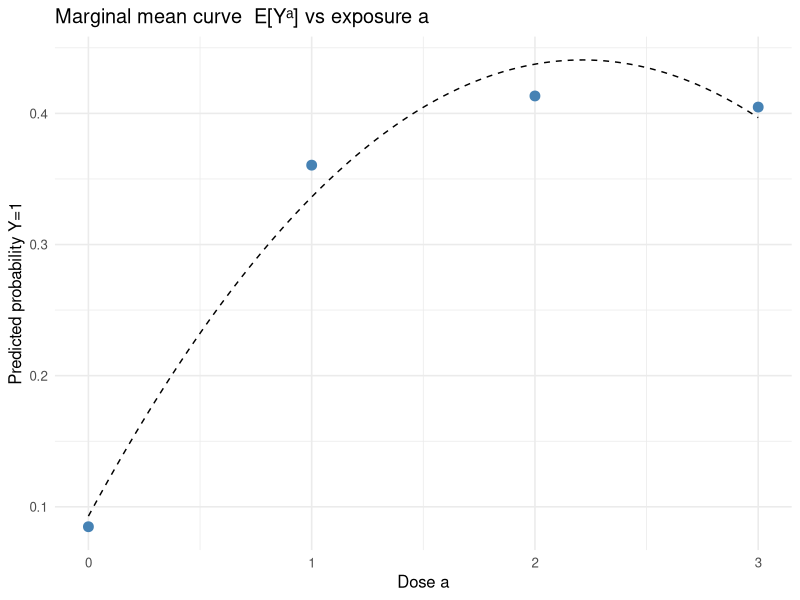

Reproduce this figure in R.
#############################################################
#  Practice-problem 4  •  Marginal Structural Model (MSM)
#  ---------------------------------------------------------
#  – Binary outcome  Y
#  – Discrete dose   A ∈ {0,1,2,3}
#  – Two baseline covariates W1, W2
#  – Flexible outcome model = random forest
#############################################################

# -------- 0.  Packages -------------------------------------------------------
# install.packages(c("randomForest", "ggplot2", "dplyr"))  # once only
library(randomForest)   # flexible learner
library(ggplot2)        # plots
library(dplyr)          # pipes / mutate

set.seed(123)           # reproducible

# -------- 1.  Simulate a data set -------------------------------------------
n  <- 4000                          # sample size (large to reduce noise)

W1 <- rbinom(n, 1, 0.5)             # binary risk factor
W2 <- rnorm(n, 0, 1)                # continuous risk factor
A  <- sample(0:3, n, replace = TRUE)  # exposure dose 0-3

# True probability  P(Y=1 | A, W)
logit_p <- -2            +  1.4*A      - 0.3*A^2 +   # quadratic in A
  1.0*W1        +  0.8*W2                    # baseline risk
pY       <- 1 / (1 + exp(-logit_p))
Y        <- rbinom(n, 1, pY)

dat <- data.frame(Y = factor(Y), A, W1, W2)

# -------- 2.  Fit a flexible outcome model ----------------------------------
rf_fit <- randomForest(Y ~ A + W1 + W2, data = dat, ntree = 50)

# -------- 3.  Counterfactual mean for each a = 0,1,2,3 ----------------------
a_grid <- 0:3

cf_means <- sapply(a_grid, function(a_val) {
  # copy original data but set EVERYONE's A = a_val
  tmp <- dat
  tmp$A <- a_val
  # predict P(Y=1) for each person, then average
  mean( predict(rf_fit, newdata = tmp, type = "prob")[, "1"] )
})

cf_tbl <- data.frame(A = a_grid, EY = cf_means)

# -------- 4.  Fit the quadratic MSM  E[Yᵃ] = β0 + β1 a + β2 a² --------------
msm_fit <- lm(EY ~ A + I(A^2), data = cf_tbl)
coef(msm_fit)

# -------- 5.  Plot: dots = cf means, curve = fitted MSM ---------------------
ggplot(cf_tbl, aes(A, EY)) +
  geom_point(size = 3, colour = "steelblue") +
  stat_function(fun = function(x)
    coef(msm_fit)[1] + coef(msm_fit)[2]*x + coef(msm_fit)[3]*x^2,
    linetype = "dashed") +
  labs(title = "Marginal mean curve  E[Yᵃ] vs exposure a",
       x = "Dose a",
       y = "Predicted probability Y=1") +
  theme_minimal(base_size = 12)

# -------- 6.  Read off the ATE for  a = 3  vs  a = 0 ------------------------
b  <- coef(msm_fit)                # b[1]=β0, b[2]=β1, b[3]=β2
ATE_3_0 <- (b[1] + b[2]*3 + b[3]*3^2) - (b[1] + b[2]*0 + b[3]*0^2)

cat(sprintf("\nEstimated E[Y^3] – E[Y^0]  =  %.4f\n", ATE_3_0))

# quick check: same result using shortcut β₁·3 + β₂·9
cat(sprintf("Shortcut with coefficients      =  %.4f\n",
            b[2]*3 + b[3]*9))

# -------- 7.  Causal attributable risk  -------------------------------------
#  AR = P(Y=1) – E[Y^{A=0}]
AR <- mean(as.numeric(as.character(dat$Y))) - cf_tbl$EY[cf_tbl$A == 0]
cat(sprintf("\nCausal attributable risk (AR)  =  %.4f\n", AR))
